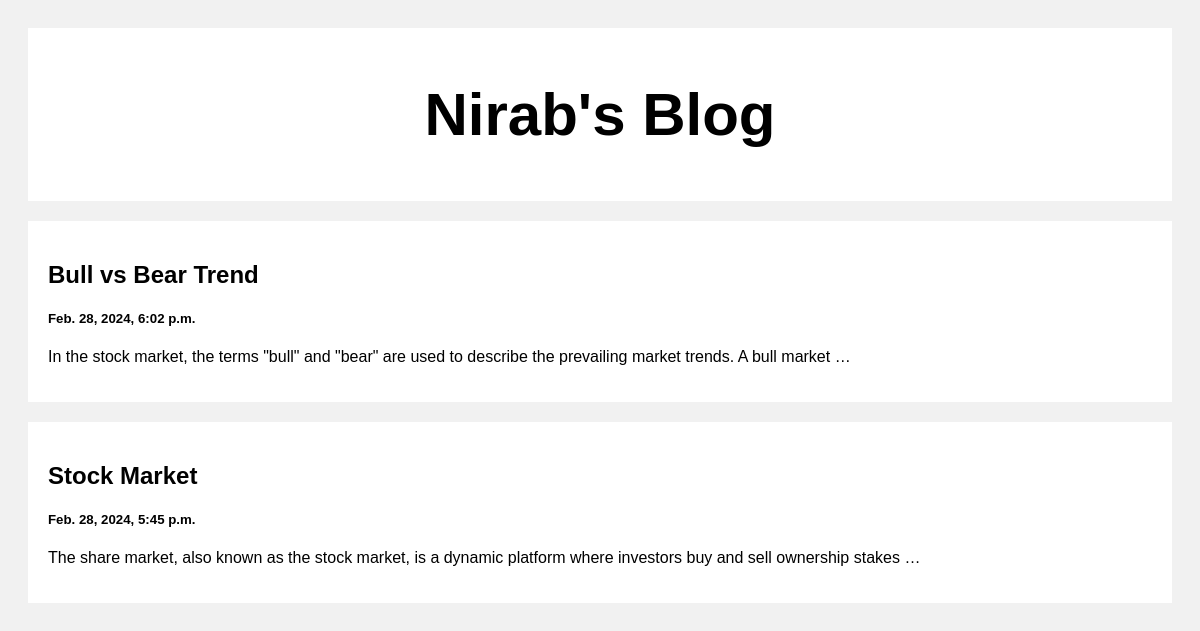
The page / on the database its author committed.
### posts/models.py (models this page shows)
class Post(models.Model):
    title = models.CharField(max_length=100)
    body = models.CharField(max_length=1000000)
    created_at = models.DateTimeField(default=datetime.now, blank=True)

### posts/views.py (the view)
# urls.py: path('', views.index, name='index'),
def index(request):
    posts = Post.objects.all()
    return render(request, 'index.html', {'posts': posts})

### templates/index.html (shortened to what this page needs)
<!DOCTYPE html>
<html>
<head>
</head>
<body>
<div class="header">
  <h2>Nirab's Blog</h2>
</div>
<div class="row">
    <div class="leftcolumn">
        {% for post in posts reversed %}
        <div class="card">
            <a style="text-decoration: none; color:black;" href="/post/{{post.id}}">
                <h2>{{post.title}}</h2>
                <h5>{{post.created_at}}</h5>
                <p>{{post.body|truncatewords:20}}</p>
              </a>
        </div>
        {% endfor %}
    </div>
</div>
</body>
</html>

### templates/index.html (style rules this page uses)
* { box-sizing: border-box; }
body { font-family: Arial; padding: 20px; background: #f1f1f1; }
.header { padding: 2px; font-size: 40px; text-align: center; background: white; }
.leftcolumn { float: left; width: 100%; }
.card { background-color: white; padding: 20px; margin-top: 20px; }
.row:after { content: ""; display: table; clear: both; }

### rows shown on the page
Post: title "Bull vs Bear Trend", created_at "Feb. 28, 2024, 6:02 p.m.", body "In the stock market, the terms \"bull\" and \"bear\" are used to describe the prevailing market trends. A bull market …"
Post: title "Stock Market", created_at "Feb. 28, 2024, 5:45 p.m.", body "The share market, also known as the stock market, is a dynamic platform where investors buy and sell ownership stakes …"
